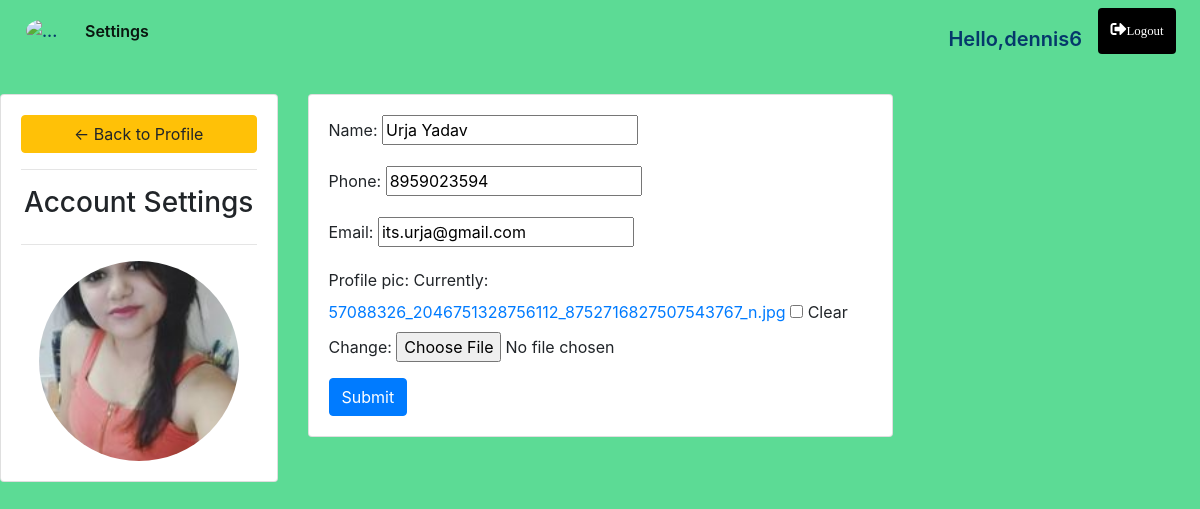
Page /account/ (signed in) on the committed database.
### accounts/models.py (models this page shows, shortened)
class Customer(models.Model):
    user = models.OneToOneField(User , null= True ,on_delete=models.CASCADE)
    name = models.CharField(max_length=30, null= True)
    phone = models.IntegerField(null= True)
    email = models.EmailField(null= True)
    profile_pic = models.ImageField(default='degfault.jpg',null= True, blank= True)
    date_created = models.DateTimeField(auto_now_add= True)

### accounts/decorators.py (the view)
        def wrapper_func(request, *args, **kwargs):
            print(f'allowed_roles are {allowed_roles}')
            group = None
            print(request.user.groups.all()[0].name)
            if request.user.groups.exists():
                group = request.user.groups.all()[0].name
                print(f'your group is {group}')
            if group in allowed_roles:
                return view_func(request, *args, **kwargs)
            else:
                return HttpResponse('you are not authorised to view this page')

### accounts/forms.py
class CustomerForm(ModelForm):
    class Meta:
        model = Customer
        fields = '__all__'
        exclude = ['user']

### accounts/views.py (called while the page is built)
@login_required(login_url='login')
@allowed_users(allowed_roles=['customer'])
def accountSettings(request):
    customer = request.user.customer
    form = CustomerForm(instance=customer)
    if request.method=="POST":
        form = CustomerForm(request.POST , request.FILES , instance=customer)
        if form.is_valid():
            form.save()
    context = {'form':form}
    return render(request,'accounts/account_settings.html',context)

### accounts/templates/accounts/account_settings.html (shortened to what this page needs)
{%  extends 'accounts/main.html' %}
{% load static %}
{% block body %}
<br>
<div class="row">
	<div class="col-md-3">
		<div class="card card-body">
			<a class="btn btn-warning" href="{% url 'home' %}"> &#8592; Back to Profile</a>
			<hr>
			<h3 style="text-align: center">Account Settings</h3>
			<hr>
			<img class="profile-pic" src="{{request.user.customer.profile_pic.url}}" >
		</div>
	</div>
	<div class="col-md-6">
		<div class="card card-body">
			<form method="POST" action="" enctype="multipart/form-data">
				{{form.as_p}}
			<input class="btn btn-primary" type="submit" name="Update Information">
			</form>
		</div>
	</div>
</div>
{% endblock body %}

### accounts/templates/accounts/main.html (shortened to what this page needs)
<!doctype html>
<html lang="en">
  <head>
    <link rel="stylesheet" href="https://cdnjs.cloudflare.com/ajax/libs/font-awesome/5.15.1/css/all.min.css" />
    <link rel="stylesheet" href="https://cdn.jsdelivr.net/npm/bootstrap@4.5.3/dist/css/bootstrap.min.css">
    {% load static %}
    <link rel="stylesheet" type="text/css" href="{%  static 'css/main.css' %}">
  </head >
  <body style="background-color:#5CDB95">
    <nav class="navbar navbar-expand-lg navbar-light py-2 mb-2" style="color:#05386B;font-weight:600;">
  <img src="{% static 'images/logo.jpg' %}" alt="...">
  <div class="collapse navbar-collapse d-flex justify-content-between " id="navbarNavAltMarkup">
    <div class="navbar-nav">
      {% if request.user.is_staff %}
      <a class="nav-link active" href="{% url 'home' %}">Dashboard <span class="sr-only">(current)</span></a>
      <a class="nav-link" href="{% url 'product' %}">Products</a>
      {% else %}
      <a class="nav-link active" href="{% url 'account' %}">Settings</a>
      {% endif %}
    </div>
    <div class="log">
      <div class="navbar-nav">
        {% if request.user.is_authenticated %}
        <span class="mt-3 mr-2" style="font-size:20px;">Hello,{{request.user}}</span>
        <a class="nav-link btn mx-2" style=" background-color: black;color:white;" href="{% url 'logout' %}"><i class="fas fa-sign-out-alt" style="width:60px;"><small>Logout</small></i></a>
        {% else %}
        <a class="nav-link btn mx-1 " style=" background-color: black;color:white;" href="{% url 'login' %}"><i class="fas fa-sign-in-alt" style="width:60px;"><small> Login</small></i></a>
        {% endif %}
      </div>
    </div>
  </div>
</nav>
{% block body %}
{% endblock body %}
  </body>
</html>

### accounts/static/css/main.css (style rules this page uses)
img { width: 41px; border-radius: 50%; margin: 0 10px; }

### accounts/templates/accounts/account_settings.html (style rules this page uses)
.profile-pic { width: 200px; height: 200px; margin: 0 auto; border-radius: 50%; }

### rows in the picture
Customer: name "Urja Yadav", phone "8959023594", email "its.urja@gmail.com"

### other values in the picture
{{ request.user }} "dennis6"
